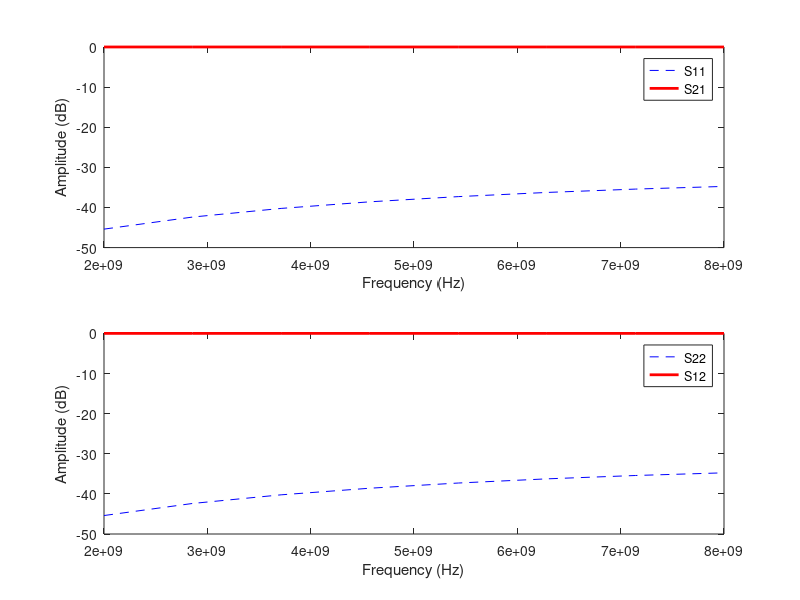

Source code (MATLAB):
% Matlab script for viewing S-parameter results
% Generated with InductEx v.7.1.28 (8.0 beta) on 2025/10/17
S11=[-45.3963,-42.3882,-40.2342,-38.5905,-37.2943,-36.2553,-35.4188,-34.7504];

S12=[-0.000120045,-0.000243578,-0.000401671,-0.000587331,-0.000788303,-0.000992947,-0.00119278,-0.00138243 ...
];

S21=[-0.000130677,-0.000257616,-0.00042136,-0.000614361,-0.000831358,-0.00106455,-0.0013018,-0.00152728];

S22=[-45.3963,-42.3882,-40.2342,-38.5905,-37.2943,-36.2553,-35.4188,-34.7504];

freq=[2E9,2.85714E9,3.71429E9,4.57143E9,5.42857E9,6.28571E9,7.14286E9,8E9];

figure(1);
subplot(2,1,1);
plot(freq,S11,'b--',freq,S21,'r-','LineWidth',2);
legend('S11','S21');
xlabel('Frequency (Hz)');
ylabel('Amplitude (dB)');

figure(1);
subplot(2,1,2);
plot(freq,S22,'b--',freq,S12,'r-','LineWidth',2);
legend('S22','S12');
xlabel('Frequency (Hz)');
ylabel('Amplitude (dB)');
